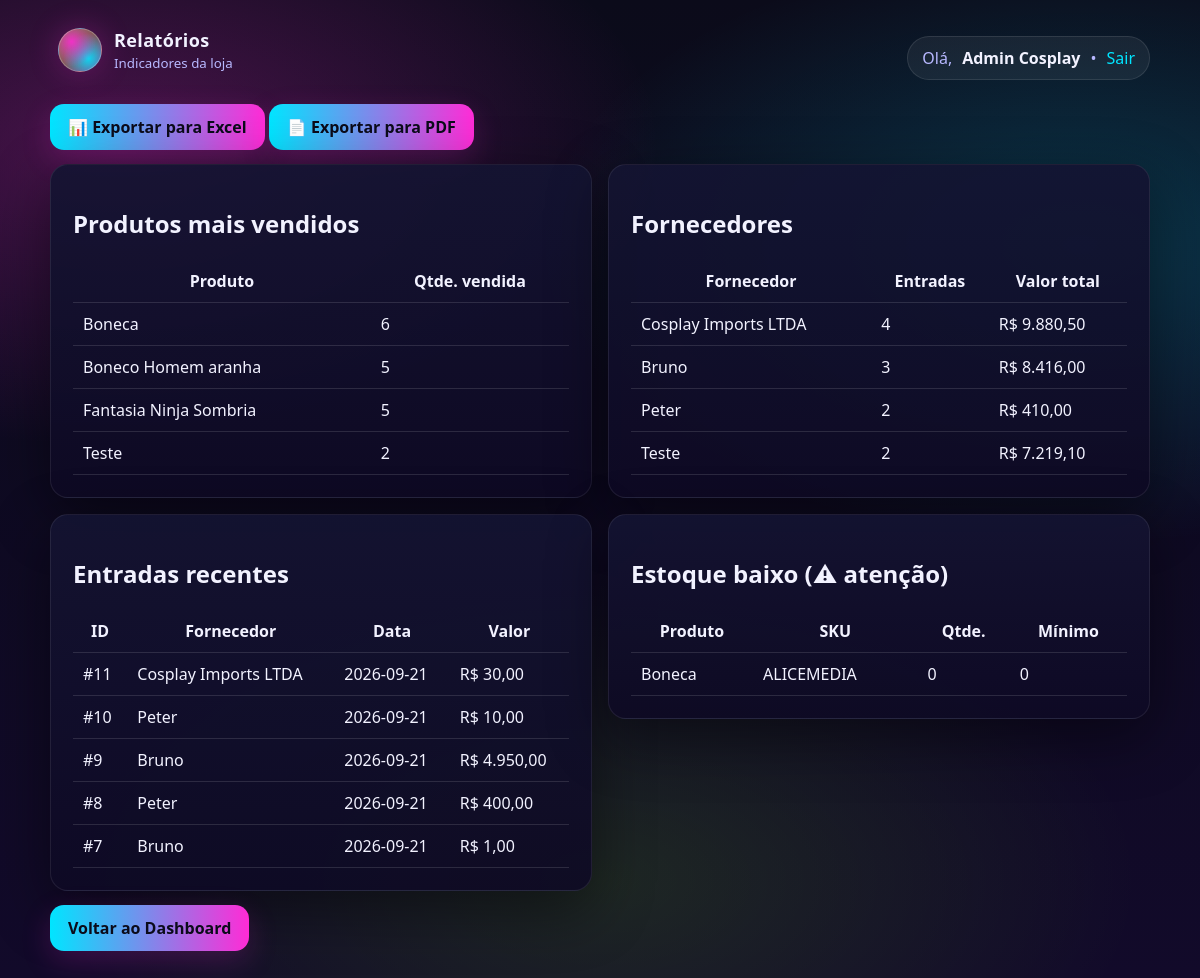
The page /index.php?controller=relatorio&action=index (signed in) on the database its author committed.
### tables this page shows
CREATE TABLE `entrada_mercadoria` (
  `id` int(11) NOT NULL,
  `fornecedor_id` int(11) NOT NULL,
  `data` date NOT NULL,
  `status` enum('rascunho','confirmada') NOT NULL DEFAULT 'rascunho',
  `valor_total` decimal(10,2) NOT NULL DEFAULT 0.00
);

CREATE TABLE `fornecedor` (
  `id` int(11) NOT NULL,
  `nome` varchar(100) NOT NULL,
  `cnpj` varchar(20) NOT NULL,
  `telefone` varchar(20) DEFAULT NULL,
  `email` varchar(100) DEFAULT NULL,
  `endereco` varchar(255) DEFAULT NULL,
  `cep` varchar(9) DEFAULT NULL,
  `ativo` tinyint(1) NOT NULL DEFAULT 1
);

CREATE TABLE `estoque` (
  `id` int(11) NOT NULL,
  `variacao_id` int(11) NOT NULL,
  `quantidade` int(11) NOT NULL DEFAULT 0,
  `minimo` int(11) NOT NULL DEFAULT 0
);

CREATE TABLE `produto` (
  `id` int(11) NOT NULL,
  `categoria_id` int(11) NOT NULL,
  `nome` varchar(100) NOT NULL,
  `descricao` text DEFAULT NULL,
  `ativo` tinyint(1) NOT NULL DEFAULT 1
);

CREATE TABLE `variacao` (
  `id` int(11) NOT NULL,
  `produto_id` int(11) NOT NULL,
  `tamanho` varchar(10) NOT NULL,
  `cor` varchar(30) NOT NULL,
  `sku` varchar(50) NOT NULL,
  `preco` decimal(10,2) NOT NULL
);

### controllers/RelatorioController.php (called while the page is built, shortened)
<?php
require_once __DIR__ . '/../models/Relatorio.php';
require_once __DIR__ . '/../models/estoque.php';
class RelatorioController
{
    public function index(): void
    {
        $relatorioModel = new Relatorio();
        $estoqueModel   = new Estoque();
        $topProdutos    = $relatorioModel->topProdutosMaisVendidos();
        $fornecedores   = $relatorioModel->fornecedoresComMaisEntregas();
        $entradas       = $relatorioModel->entradasRecentes();
        $baixoEstoque   = $estoqueModel->listarBaixoEstoque();
        require_once __DIR__ . '/../views/relatorios.php';
    }
}

### index.php (called while the page is built, shortened)
<?php
require_once __DIR__ . '/config/db.php';
$controller = $_GET['controller'] ?? 'auth';
$action = $_GET['action'] ?? 'form';
switch ($controller) {
    case 'relatorio':
        require_once __DIR__ . '/controllers/RelatorioController.php';
        $c = new RelatorioController();
        break;
}
$c->$action();

### config/db.php (called while the page is built)
<?php
class Database
{
private static $conn = null;
public static function getConnection()
{
if (self::$conn === null) {
try {
self::$conn = new PDO(
"mysql:host=" . (getenv('DB_HOST') ?: 'localhost') . ";dbname=" . (getenv('DB_NAME') ?: 'loja_roupas') . ";charset=utf8mb4",
getenv('DB_USER') ?: "root",
getenv('DB_PASS') !== false ? getenv('DB_PASS') : "",
[
PDO::ATTR_ERRMODE => PDO::ERRMODE_EXCEPTION,
PDO::ATTR_DEFAULT_FETCH_MODE => PDO::FETCH_ASSOC
]
);
} catch (PDOException $e) {
die("Erro ao conectar ao banco de dados.");
}
}
return self::$conn;
}
}

### models/Relatorio.php (called while the page is built, shortened)
<?php
require_once __DIR__ . '/../config/db.php';
class Relatorio
{
    private PDO $conn;
    public function __construct()
    {
   $this->conn = Database::getConnection();
    }
    public function topProdutosMaisVendidos(int $limite = 5): array
    {
        $sql = "
            SELECT p.nome, SUM(vi.quantidade) AS total_vendido
            FROM venda_item vi
            INNER JOIN variacao v ON v.id = vi.variacao_id
            INNER JOIN produto p ON p.id = v.produto_id
            INNER JOIN venda ve ON ve.id = vi.venda_id
            WHERE ve.status = 'finalizada'
            GROUP BY p.id, p.nome
            ORDER BY total_vendido DESC
            LIMIT :limite
        ";
        $stmt = $this->conn->prepare($sql);
        $stmt->bindValue(':limite', $limite, PDO::PARAM_INT);
        $stmt->execute();
        return $stmt->fetchAll();
    }
    public function fornecedoresComMaisEntregas(int $limite = 5): array
    {
        $sql = "
            SELECT f.nome, COUNT(em.id) AS total_entradas,
                   COALESCE(SUM(em.valor_total), 0) AS valor_total
            FROM fornecedor f
            LEFT JOIN entrada_mercadoria em ON em.fornecedor_id = f.id
            GROUP BY f.id, f.nome
            ORDER BY total_entradas DESC
            LIMIT :limite
        ";
        $stmt = $this->conn->prepare($sql);
        $stmt->bindValue(':limite', $limite, PDO::PARAM_INT);
        $stmt->execute();
        return $stmt->fetchAll();
   }
    public function entradasRecentes(int $limite = 5): array
    {
        $sql = "
            SELECT em.id, em.data, em.valor_total, f.nome AS fornecedor_nome
            FROM entrada_mercadoria em
            INNER JOIN fornecedor f ON f.id = em.fornecedor_id
            ORDER BY em.id DESC
            LIMIT :limite
        ";
        $stmt = $this->conn->prepare($sql);
        $stmt->bindValue(':limite', $limite, PDO::PARAM_INT);
        $stmt->execute();
        return $stmt->fetchAll();
    }
}

### models/estoque.php (called while the page is built, shortened)
<?php
require_once __DIR__ . '/../config/db.php';
class Estoque
{
    private PDO $conn;
    public function __construct()
    {
        $this->conn = Database::getConnection();
    }
public function listarBaixoEstoque(int $limiteEstoque = 5): array
{
    $sql = "
        SELECT
            p.nome AS produto_nome,
            v.sku,
            e.quantidade,
            COALESCE(e.minimo, :limite) AS minimo
        FROM estoque e
        INNER JOIN variacao v ON v.id = e.variacao_id
        INNER JOIN produto p ON p.id = v.produto_id
        WHERE e.quantidade <= :limite
        ORDER BY e.quantidade ASC
    ";
    $stmt = $this->conn->prepare($sql);
    $stmt->bindValue(':limite', $limiteEstoque, PDO::PARAM_INT);
    $stmt->execute();
    return $stmt->fetchAll();
}
}

### views/relatorios.php (the view, shortened to what this page needs)
<?php
$nomeUser = $_SESSION['nome'] ?? 'Usuário';
?>
<!doctype html>
<html lang="pt-br">
<head>
  <link rel="stylesheet" href="public/assets/css/style.css?v=<?= time() ?>">
</head>
<body>
<div class="container">
  <div class="topbar">
    <div class="brand">
      <div class="badge"></div>
      <div>
        <h1>Relatórios</h1>
        <small>Indicadores da loja</small>
      </div>
    </div>
    <div class="pill">
      Olá, <strong><?= htmlspecialchars($nomeUser) ?></strong>
      • <a href="index.php?controller=auth&action=logout">Sair</a>
    </div>
  </div>
 <div class="actions" style="margin: 14px 0;">
  <a class="btn" href="index.php?controller=relatorio&action=exportarExcel">
    📊 Exportar para Excel
  </a>
  <a class="btn" href="index.php?controller=relatorio&action=exportarPdf">
    📄 Exportar para PDF
  </a>
</div>
  <div class="grid" style="grid-template-columns: 1fr 1fr;">
    <div class="card">
      <h2>Produtos mais vendidos</h2>
      <div style="overflow-x: auto;">
        <table class="table">
          <thead><tr><th>Produto</th><th>Qtde. vendida</th></tr></thead>
          <tbody>
            <?php foreach ($topProdutos as $p): ?>
            <tr>
              <td><?= htmlspecialchars($p['nome']) ?></td>
              <td><?= (int)$p['total_vendido'] ?></td>
            </tr>
            <?php endforeach; ?>
          </tbody>
        </table>
      </div>
    </div>
    <div class="card">
      <h2>Fornecedores</h2>
      <div style="overflow-x: auto;">
        <table class="table">
          <thead><tr><th>Fornecedor</th><th>Entradas</th><th>Valor total</th></tr></thead>
          <tbody>
            <?php foreach ($fornecedores as $f): ?>
            <tr>
              <td><?= htmlspecialchars($f['nome']) ?></td>
              <td><?= (int)$f['total_entradas'] ?></td>
              <td>R$ <?= number_format((float)$f['valor_total'], 2, ',', '.') ?></td>
            </tr>
            <?php endforeach; ?>
          </tbody>
        </table>
      </div>
    </div>
  </div>
  <div class="grid" style="grid-template-columns: 1fr 1fr; margin-top:16px;">
    <div class="card">
      <h2>Entradas recentes</h2>
      <div style="overflow-x: auto;">
        <table class="table">
          <thead><tr><th>ID</th><th>Fornecedor</th><th>Data</th><th>Valor</th></tr></thead>
          <tbody>
            <?php foreach ($entradas as $e): ?>
            <tr>
              <td>#<?= (int)$e['id'] ?></td>
              <td><?= htmlspecialchars($e['fornecedor_nome']) ?></td>
              <td><?= htmlspecialchars($e['data']) ?></td>
              <td>R$ <?= number_format((float)$e['valor_total'], 2, ',', '.') ?></td>
            </tr>
            <?php endforeach; ?>
          </tbody>
        </table>
      </div>
    </div>
    <div class="card">
      <h2>Estoque baixo (⚠ atenção)</h2>
      <div style="overflow-x: auto;">
        <table class="table">
          <thead><tr><th>Produto</th><th>SKU</th><th>Qtde.</th><th>Mínimo</th></tr></thead>
          <tbody>
            <?php foreach ($baixoEstoque as $b): ?>
            <tr>
              <td><?= htmlspecialchars($b['produto_nome']) ?></td>
              <td><?= htmlspecialchars($b['sku']) ?></td>
              <td><?= (int)$b['quantidade'] ?></td>
              <td><?= (int)$b['minimo'] ?></td>
            </tr>
            <?php endforeach; ?>
          </tbody>
        </table>
      </div>
    </div>
  </div>
  <div style="margin-top:14px;">
    <a class="btn" href="index.php?controller=auth&action=dashboard">Voltar ao Dashboard</a>
  </div>
</div>
</body>
</html>

### public/assets/css/style.css (style rules this page uses)
:root { --bg1:#0b0b1a; --bg2:#120a2a; --card:#141432; --txt:#f2f2ff; --muted:#b8b8ff; --neon1:#ff2bd6; --neon2:#00e5ff; --neon3:#7cff00; --radius:18px; --shadow:0 18px 60px rgba(0,0,0,.45); }
* { box-sizing:border-box; }
html, body { height:100%; }
body { margin:0; font-family: system-ui, -apple-system, Segoe UI, Roboto, Arial, sans-serif; color:var(--txt); background: radial-gradient(900px 500px at 10% 15%, rgba(255,43,214,.25), transparent 60%), radial-gradient(900px 500px at 90% 25%, rgba(0,229,255,.20), transparent 60%), radial-gradient(900px 500px at 50% 90%, rgba(124,255,0,.12), transparent 60%), linear-gradient(180deg, var(--bg1), var(--bg2)); }
a { color:var(--neon2); text-decoration:none; }
.container { width:min(1100px, 92vw); margin:0 auto; padding:28px 0; }
.card { background:linear-gradient(180deg, rgba(20,20,50,.92), rgba(14,10,36,.92)); border:1px solid rgba(255,255,255,.08); border-radius:var(--radius); box-shadow:var(--shadow); padding:22px; }
.brand { display:flex; align-items:center; gap:12px; margin-bottom:16px; }
.badge { width:44px; height:44px; border-radius:14px; background: radial-gradient(circle at 30% 30%, rgba(255,43,214,.9), transparent 60%), radial-gradient(circle at 70% 70%, rgba(0,229,255,.9), transparent 60%), linear-gradient(135deg, rgba(124,255,0,.55), rgba(255,43,214,.55)); box-shadow:0 0 30px rgba(255,43,214,.25); }
.brand h1 { margin:0; font-size:18px; letter-spacing:.4px; }
.brand small { display:block; margin-top:2px; color:var(--muted); }
.topbar { display:flex; align-items:center; justify-content:space-between; gap:14px; margin-bottom:16px; }
.pill { display:inline-flex; align-items:center; gap:10px; padding:10px 14px; border-radius:999px; background:rgba(255,255,255,.06); border:1px solid rgba(255,255,255,.10); color:var(--muted); }
.pill strong { color:var(--txt); }
.btn { display:inline-flex; align-items:center; justify-content:center; padding:12px 18px; border-radius:14px; border:0; cursor:pointer; font-weight:700; color:#0b0b1a; background:linear-gradient(90deg, var(--neon2), var(--neon1)); box-shadow:0 10px 30px rgba(255,43,214,.18); }
.table { width:100%; border-collapse: collapse; }
.table th, .table td { padding: 10px; border-bottom: 1px solid rgba(255,255,255,.12); vertical-align: middle; }
.grid { display: grid; grid-template-columns: 380px 1fr; gap: 16px; align-items: start; }
.badge { margin-left: 8px; padding: 4px 10px; border-radius: 999px; border: 1px solid rgba(255,255,255,.25); }

### rows shown on the page
entrada_mercadoria: id "11", fornecedor.nome "Cosplay Imports LTDA", data "2026-09-21", valor_total "30,00"
entrada_mercadoria: id "10", fornecedor.nome "Peter", data "2026-09-21", valor_total "10,00"
entrada_mercadoria: id "9", fornecedor.nome "Bruno", data "2026-09-21", valor_total "4.950,00"
entrada_mercadoria: id "8", fornecedor.nome "Peter", data "2026-09-21", valor_total "400,00"
entrada_mercadoria: id "7", fornecedor.nome "Bruno", data "2026-09-21", valor_total "1,00"
estoque: produto.nome "Boneca", variacao.sku "ALICEMEDIA", quantidade "0", minimo "0"

### other values the page prints
$nomeUser "Admin Cosplay"
$p['nome'] "Boneca"
$p['total_vendido'] "6"
$p['nome'] "Boneco Homem aranha"
$p['total_vendido'] "5"
$p['nome'] "Fantasia Ninja Sombria"
$p['nome'] "Teste"
$p['total_vendido'] "2"
$f['nome'] "Cosplay Imports LTDA"
$f['total_entradas'] "4"
$f['valor_total'] "9.880,50"
$f['nome'] "Bruno"
$f['total_entradas'] "3"
$f['valor_total'] "8.416,00"
$f['nome'] "Peter"
